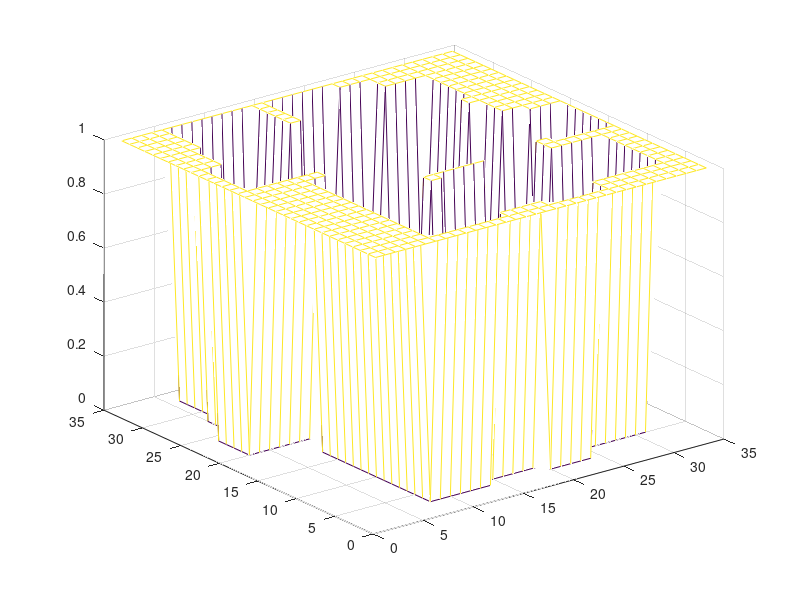

The MATLAB script that drew this image:
clear all

fid = fopen('map_2d.txt','r');
x = zeros(34,34);

ind = 1;
while ~feof(fid)
    xdata=num2cell(str2num(fgets(fid)));
    x(ind,:) = cell2mat(xdata);
    ind=ind+1;
end


mesh(x)
hold on
fclose(fid)